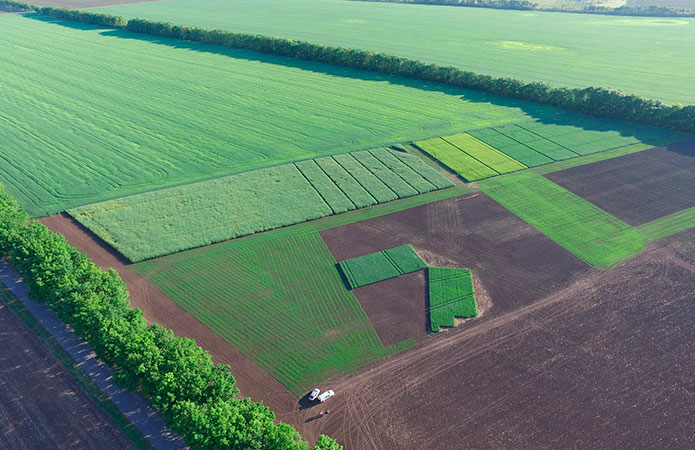
#> input picture Photo.jpg, 695 x 450 px
$ python Dron6.py   (older library calls are emulated)
#> lines starting #> are read from the running program, lines starting #| are printed output that depends on the picture
from PIL import Image

r = 50
def name(color):
    a, b, c = color
    max=a
    if(b>max):
        max =b
    if(c>max):
        max =c
    if(c-a>=50 or c-b>=50):
        return "sky"
    elif (a>=135 and a<=165 and b>=105 and b<=130 and c<95):
        return "woter"
    elif(max>209 and max-b<=r and max-c<=r):
        return "sky"
    elif(max<=100 and max-b<=r and max-c<=r):
        return "wet"
    elif(max<=209 and max-b<=r and max-c<=r):
        return "woter"
    else:
        return "isn't"
def imposition(img1,img2):
    im1 = img1
    im2 = img2
    im1.paste(im2, (j,i), im2) # Последний параметр — альфаканал, используемый для наложения

def get_main_color(img):
    colors = img.getcolors(25600) #put a higher value if there are many colors in your image
    max_occurence, most_present = 0, 0
    try:
        for c in colors:
            if c[0] > max_occurence:
                (max_occurence, most_present) = c
        return most_present
    except TypeError:
        raise Exception("Too many colors in the image")
img=Image.open("Photo.jpg")
#> img is the input picture: PIL image 695x450 RGB; mean R, G, B 98, 131.7, 106.9
imgwidth, imgheight = img.size
#> imgwidth = 695; imgheight = 450
#img.crop((30, 30, w-80, h-40)).save("file.png")
amount = 1;
width, length = 50, 50
img2 = Image.open("kapli.png")
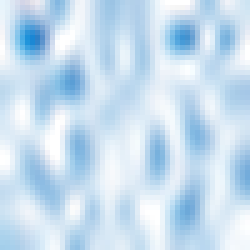
#> input picture kapli.png, 50 x 50 px (shown 5 times larger)
#> img2 is the input picture: PIL image 50x50 RGBA; mean R, G, B, A 25.7, 118.4, 193.2, 61.2
img2 = img2.resize((width,length), Image.ANTIALIAS)
img2.save("kaphotosavepli.png")
Photosave=Image.open("Photo.jpg")
for i in range(0,imgheight,length):
    for j in range(0,imgwidth,width):
        imgmain = Image.open("Photo.jpg")
        if j+width > imgwidth:
            w = imgwidth
        else:
            w = j+width
#> w = 50
        if i+length > imgheight:
            h = imgheight
        else:
            h = i+length
#> h = 50

        #img.crop((j, i, w, h)).save("images/file"+str(amount)+".png")
        cropimages=imgmain.crop((j, i, w, h))
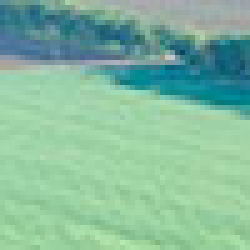
#> cropimages: PIL image 50x50 RGB (shown 5 times larger); mean R, G, B 132.9, 186.3, 158.2
        color = get_main_color(cropimages)
#> in get_main_color, `colors = img.getcolors(25600)`: colors = 1537 items
#> the loop in get_main_color, `for c in colors:` made 1537 passes
#> (max_occurence, most_present) on passes 1, 85, 119: (2, (154, 209, 154)), (6, (151, 207, 160)), (16, (153, 206, 160))
#> c on passes 2 to 7: (1, (72, 127, 147)), (2, (68, 127, 145)), (1, (52, 127, 133)), (1, (23, 127, 152)), (1, (21, 127, 151)), (1, (84, 126, 140))
#> after the loop in get_main_color, `for c in colors:`: max_occurence = 16
#> color = (153, 206, 160)
        imagename=name(color)
#> in name, `a, b, c = color`: a = 153; b = 206; c = 160
#> in name, `max=a`: max = 153
#> in name, `max =b`: max = 206
#> imagename = 'woter'
        if(imagename=="woter"):
            imposition(Photosave,img2)
        #cropimages.save("images/"+str(amount)+str(imagename)+str(color)+".png")
        amount=amount+1
print(amount)
Photosave.save("Save.jpg")
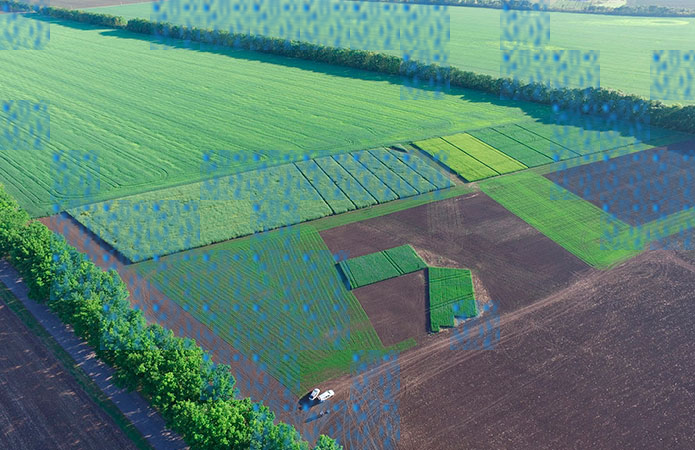
#> saved as Save.jpg: PIL image 695x450 RGB; mean R, G, B 90.8, 129.7, 114.9
